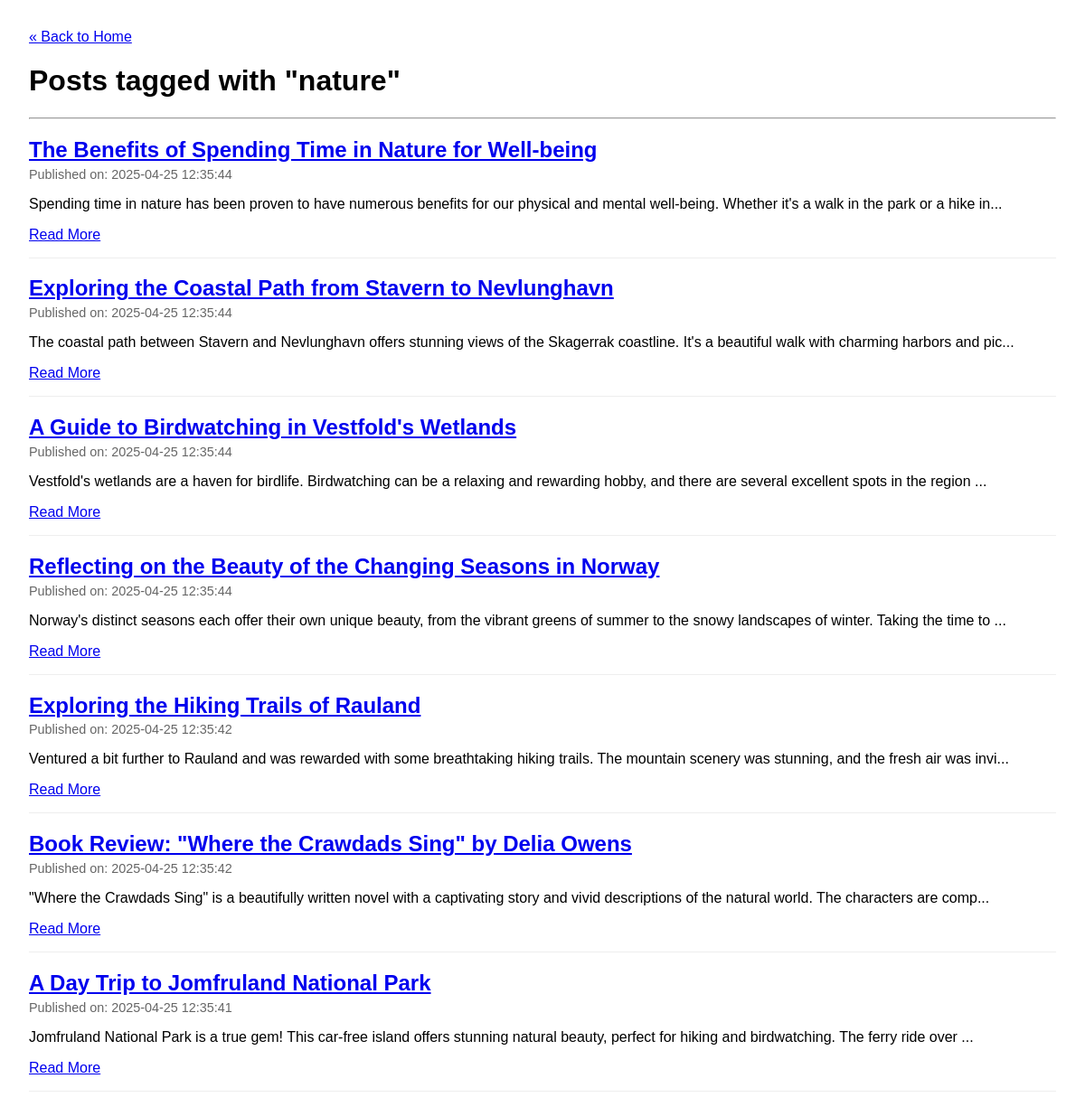
The app's page /tag/nature with its own data.
### tables this page shows
CREATE TABLE posts (
    id INTEGER PRIMARY KEY AUTOINCREMENT, -- Unique identifier for each post
    title TEXT NOT NULL,                  -- Title of the blog post
    content TEXT NOT NULL,                -- Main body/content of the post
    published_date TIMESTAMP NOT NULL DEFAULT CURRENT_TIMESTAMP -- When the post was created/published
);

### app.py (the view)
@app.route('/tag/<string:tag_name>')
def posts_by_tag(tag_name):
    try:
        posts = db.get_posts_by_tag(tag_name)
        return render_template('tag_posts.html', tag_name=tag_name, posts=posts)
    except Exception as e:
        app.logger.error(f"Error fetching posts for tag '{tag_name}': {e}")
        return "<h1>An error occurred fetching posts for this tag.</h1>", 500

### db.py (called while the page is built)
def get_db_connection():
    conn = sqlite3.connect(DATABASE_PATH)
    conn.row_factory = sqlite3.Row
    return conn

def get_posts_by_tag(tag_name):
    posts = []
    conn = None
    try:
        conn = get_db_connection()
        cursor = conn.cursor()
        cursor.execute("""
            SELECT p.id, p.title, p.content, p.published_date
            FROM posts p
            JOIN post_tags pt ON p.id = pt.post_id
            JOIN tags t ON pt.tag_id = t.id
            WHERE t.name = ?
            ORDER BY p.published_date DESC
        """, (tag_name,))
        posts = cursor.fetchall()
    except sqlite3.Error as e:
        print(f"Database error in get_posts_by_tag for tag '{tag_name}': {e}")
    finally:
        if conn:
            conn.close()
    return posts

### templates/tag_posts.html (shortened to what this page needs)
<!DOCTYPE html>
<html lang="en">
  <head>
  </head>
  <body>
    <nav>
      <a href="{{ url_for('index') }}">&laquo; Back to Home</a>
    </nav>
    <h1>Posts tagged with "{{ tag_name }}"</h1>
    <hr />
    {% if posts %} {% for post in posts %}
    <article>
      <h2>
        <a href="{{ url_for('post', post_id=post['id']) }}"
          >{{ post['title'] }}</a
        >
      </h2>
      <div class="post-meta">
        Published on: {{ post['published_date'] }}
      </div>
      <div class="post-excerpt">
        <p>
          {{ post['content'][:150] }}{% if post['content']|length > 150 %}...{%
          endif %}
        </p>
      </div>
      <a href="{{ url_for('post', post_id=post['id']) }}">Read More</a>
    </article>
    {% endfor %} {% else %}
    <p>No posts found for the tag "{{ tag_name }}".</p>
    {% endif %}
  </body>
</html>

### templates/tag_posts.html (style rules this page uses)
body { font-family: sans-serif; margin: 2em; }
article { border-bottom: 1px solid #eee; padding-bottom: 1em; margin-bottom: 1em; }
h2 { margin-bottom: 0.2em; }
.post-meta { color: #666; font-size: 0.9em; }
.post-excerpt { margin-top: 0.5em; }

### records on screen
posts: title "The Benefits of Spending Time in Nature for Well-being", published_date "2025-04-25 12:35:44", content "Spending time in nature has been proven to have numerous benefits for our physical and mental well-being. Whether it's a walk in the park or a hike in"
posts: title "Exploring the Coastal Path from Stavern to Nevlunghavn", published_date "2025-04-25 12:35:44", content "The coastal path between Stavern and Nevlunghavn offers stunning views of the Skagerrak coastline. It's a beautiful walk with charming harbors and pic"
posts: title "A Guide to Birdwatching in Vestfold's Wetlands", published_date "2025-04-25 12:35:44", content "Vestfold's wetlands are a haven for birdlife. Birdwatching can be a relaxing and rewarding hobby, and there are several excellent spots in the region"
posts: title "Reflecting on the Beauty of the Changing Seasons in Norway", published_date "2025-04-25 12:35:44", content "Norway's distinct seasons each offer their own unique beauty, from the vibrant greens of summer to the snowy landscapes of winter. Taking the time to"
posts: title "Exploring the Hiking Trails of Rauland", published_date "2025-04-25 12:35:42", content "Ventured a bit further to Rauland and was rewarded with some breathtaking hiking trails. The mountain scenery was stunning, and the fresh air was invi"
posts: title "Book Review: \"Where the Crawdads Sing\" by Delia Owens", published_date "2025-04-25 12:35:42", content "\"Where the Crawdads Sing\" is a beautifully written novel with a captivating story and vivid descriptions of the natural world. The characters are comp"
posts: title "A Day Trip to Jomfruland National Park", published_date "2025-04-25 12:35:41", content "Jomfruland National Park is a true gem! This car-free island offers stunning natural beauty, perfect for hiking and birdwatching. The ferry ride over"

### other values on screen
{{ tag_name }} "nature"
